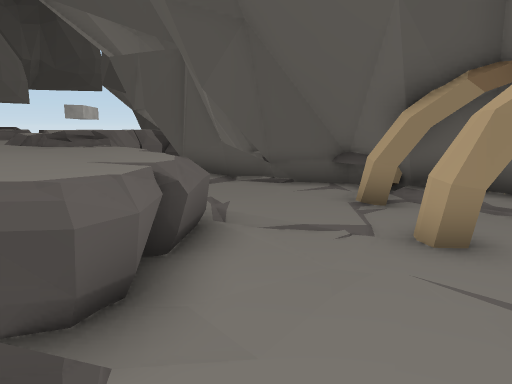
[1] (above)

13 first-person views from a walk through a Unity game level. The camera is 1.5 m above the floor, tilts 10° down and sees 70° across. The floor is counted in squares, 1 m on a side. Each view is taken from the middle of a square. On the plan, view 1 faces up. The plan holds only what a view shows up to about 16 squares ahead; the rest is blank. The place goes on beyond the plan. The player is left out. Door leaves are left out, so doorways stand open. Some surface patterns are stand-ins.

[2]
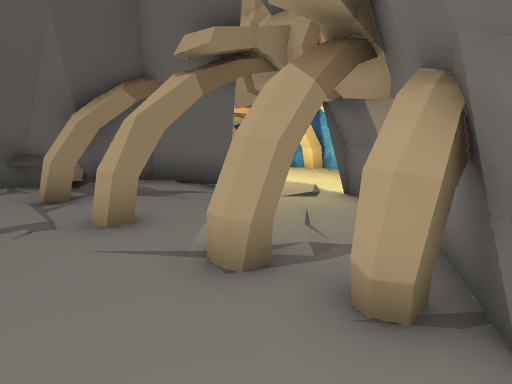

[3]
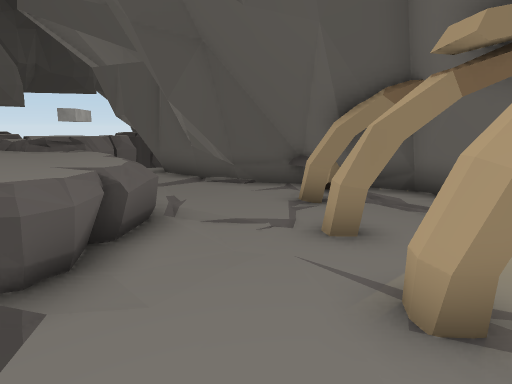

[4]
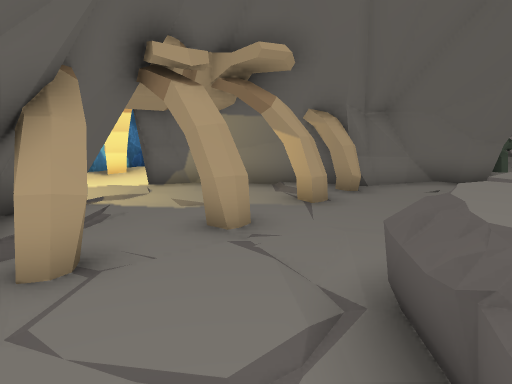

[5]
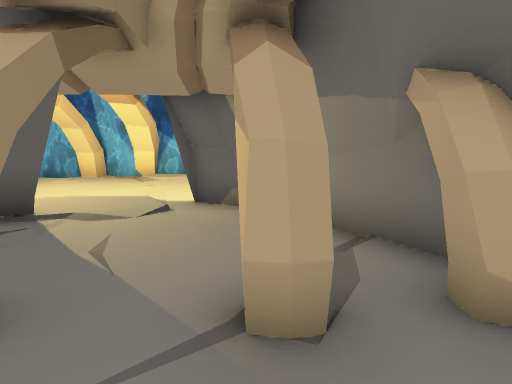

[6]
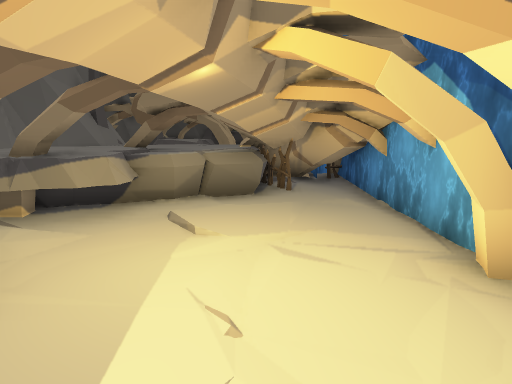

[7]
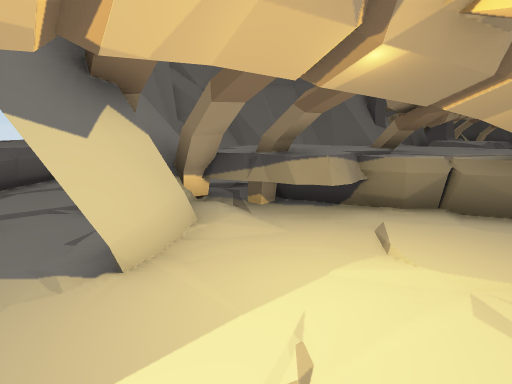

[8]
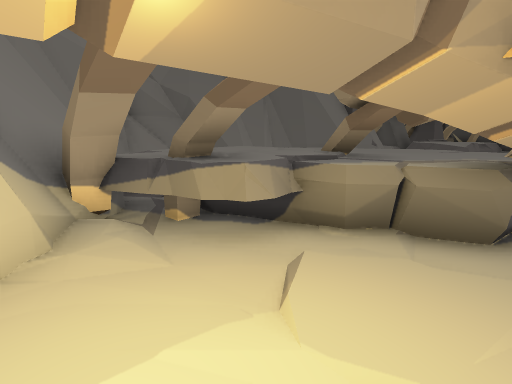

[9]
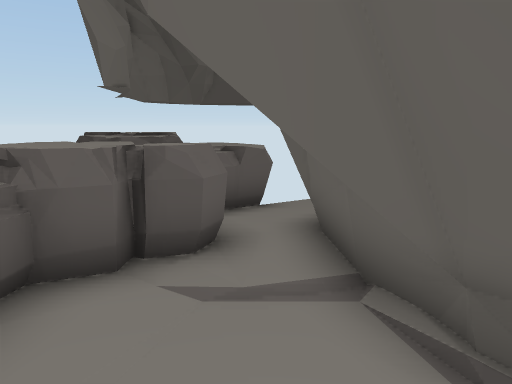

[10]
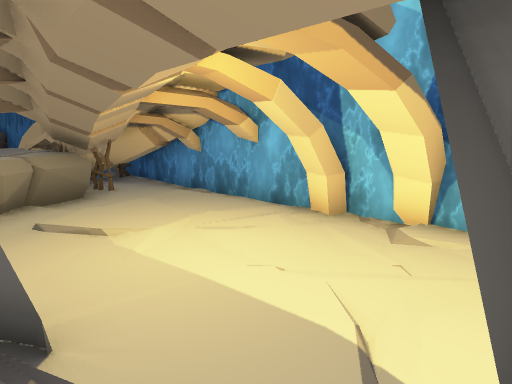

[11]
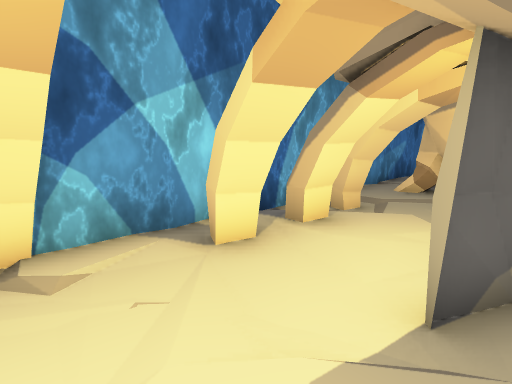

[12]
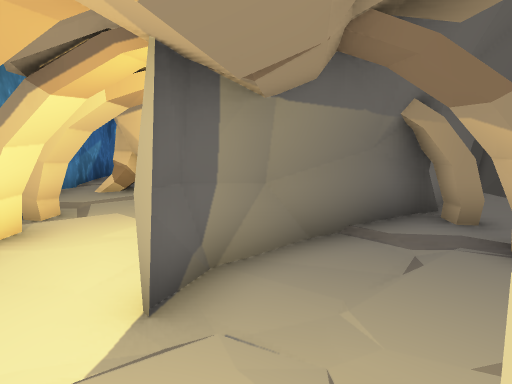

[13]
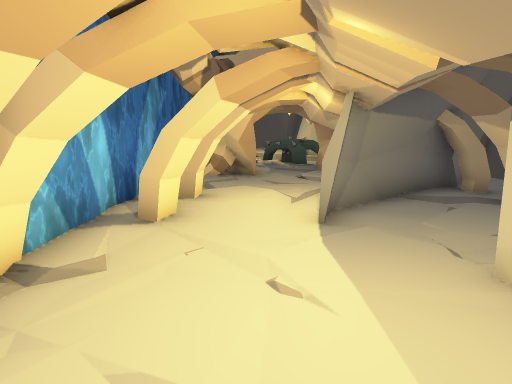

### Floor plan
Key: @ floor where view 1 was taken; # wall or solid block; . main floor; - floor 0.25 m lower than the main floor; / step, stairs or slope; = window, fence, low wall or low ledge; ^ raised ledge; v drop or lower ground; R rock; F fence.
Columns run from 5 left of view 1 to 11 right of it. Each row starts with its distance up from view 1.
 13 R##       R^^F###
 12 R###    RR######
 11 R  ##   RRR^#####
 10  RR.#^^ RRRR # -#
  9 RRR.####RRR-...-#
  8  R#.---###/--..-#
  7 ^^#=...###/..--##
  6  ^^^=..-###...-##
  5  ^^^^-.---#...-##
  4   ^^^--##-...-..#
  3    ^^--....-#.###
  2    ^v--.#.-####=#
  1      --..###
  0      @-.##
 -1      -.##
 -2       ##
 -3      ##

Positions as (right, up) in squares from view 1, and headings:
1: (0, 0), facing up
2: (0, -1), facing up-right
3: (1, -1), facing up
4: (-2, 8), facing down-right
5: (0, 2), facing right
6: (8, 3), facing up
7: (9, 4), facing up-left
8: (9, 6), facing up-left
9: (1, 7), facing up-left
10: (5, 3), facing up-right
11: (6, 6), facing down-right
12: (6, 6), facing down
13: (8, 9), facing down
